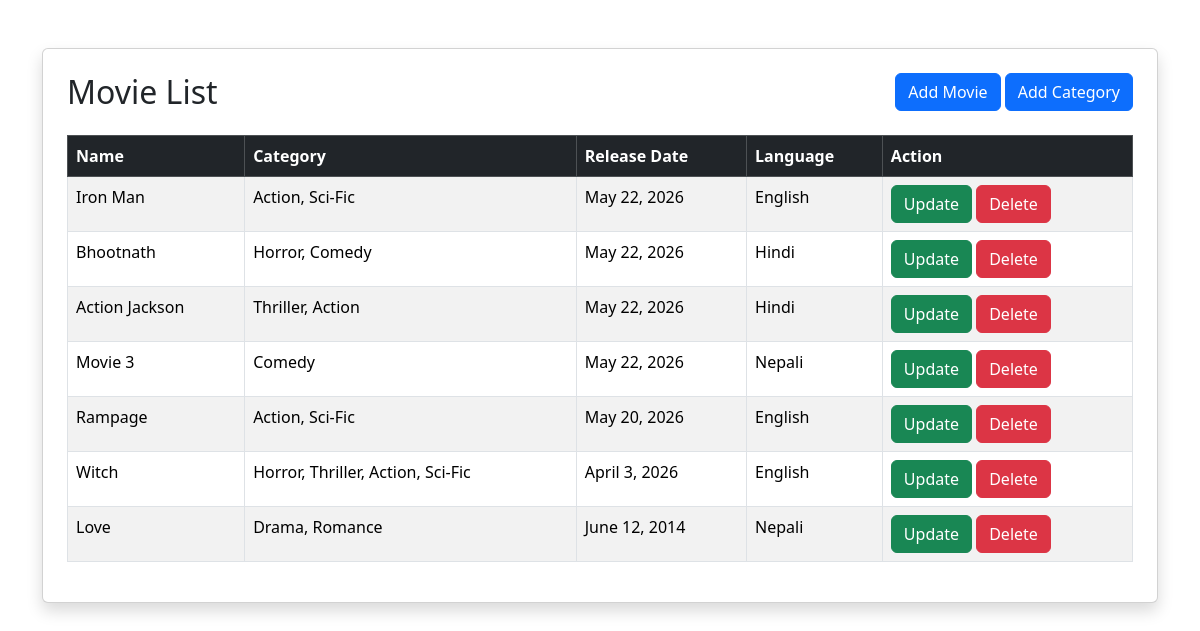
/movie/movie_list/, run on an earlier commit of the app's database.
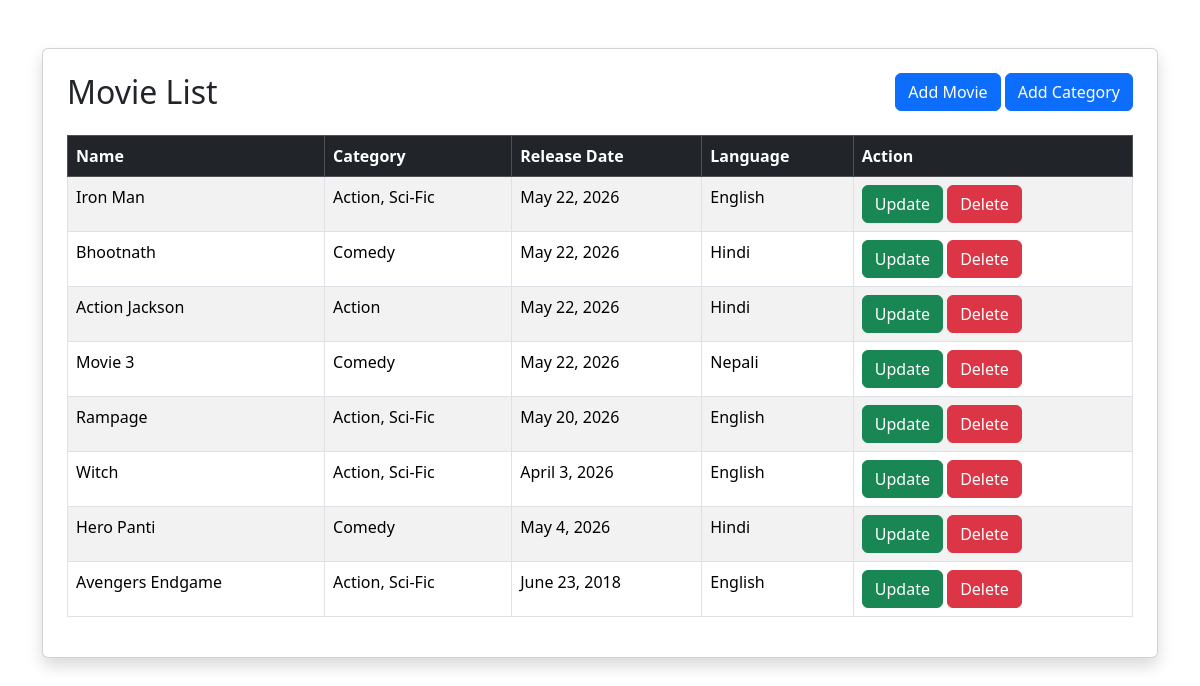
And on a later commit of the database.
### movie/models.py (models this page shows, shortened)
class Movie(models.Model):
    name = models.CharField(max_length=150)
    category = models.ManyToManyField(Category)
    release_date = models.DateField()
    language = models.CharField(max_length=10,null=True, blank=True)

class Category(models.Model):
    name = models.CharField(max_length=50)
    is_active = models.BooleanField(default=True)

### movie/views.py (the view)
# urls.py: path('movie_list/', movie_list, name='movie_list'),
def movie_list(request):
    movie = Movie.objects.all()
    context = {
        "movie": movie
    }
    return render(request, 'movie/index.html', context)

### movie/templates/movie/index.html (shortened to what this page needs)
<!DOCTYPE html>
<html lang="en">
<head>
    <link href="https://cdn.jsdelivr.net/npm/bootstrap@5.3.3/dist/css/bootstrap.min.css" rel="stylesheet">
</head>
<body>
<div class="container mt-5">
    <div class="card shadow p-4">
        <div class="d-flex justify-content-between mb-3">
            <h2>Movie List</h2>
            <div>
                <a href="{% url 'movie_create' %}" class="btn btn-primary">
                    Add Movie
                </a>
                <a href="{% url 'category_create' %}" class="btn btn-primary">
                    Add Category
                </a>
            </div>
        </div>
        <table class="table table-bordered table-striped">
            <thead class="table-dark">
                <tr>
                    <th>Name</th>
                    <th>Category</th>
                    <th>Release Date</th>
                    <th>Language</th>
                    <th>Action</th>
                </tr>
            </thead>
            <tbody>
                {% for m in movie %}
                <tr>
                    <td>{{ m.name }}</td>
                    <td>
                        {% for c in m.category.all %}
                            {{ c.name }}{% if not forloop.last %}, {% endif %}
                        {% endfor %}
                    </td>
                    <td>{{ m.release_date }}</td>
                    <td>{{ m.language }}</td>
                    <td>
                        <a href="{% url "movie_update" m.id %}" class="btn btn-success">
                            Update
                        </a>
                        <a href="{% url "movie_delete" m.id %}" class="btn btn-danger">
                            Delete
                        </a>
                    </td>
                </tr>
                {% empty %}
                <tr>
                    <td colspan="4" class="text-center">No movies found.</td>
                </tr>
                {% endfor %}
            </tbody>
        </table>
    </div>
</div>
</body>
</html>

What changed in the data, as far as the page shows it:
removed Category: name "Horror"
removed Category: name "Thriller"
removed Movie: name "Love", release_date "June 12, 2014", language "Nepali"
removed Category: name "Drama", shown under "Love"
removed Category: name "Romance", shown under "Love"
added Movie: name "Hero Panti", release_date "May 4, 2026", language "Hindi", Category (name "Comedy")
added Movie: name "Avengers Endgame", release_date "June 23, 2018", language "English", Category (name "Action"), Category (name "Sci-Fic")
